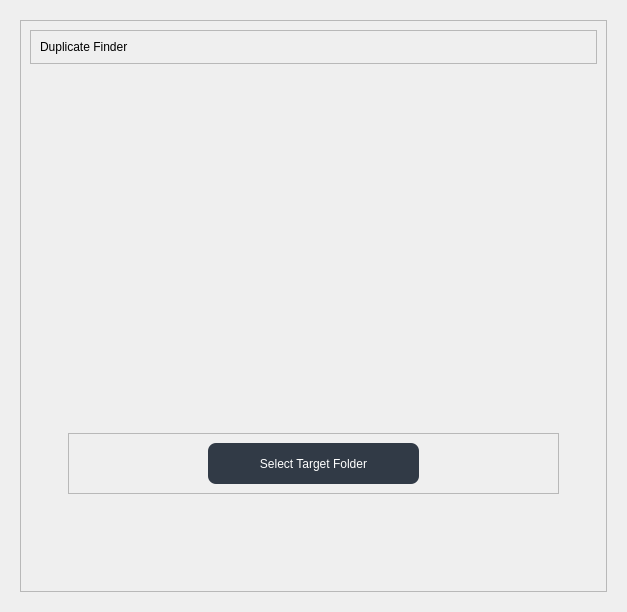
         <widget class="QWidget" name="dupFinderpg">
          <layout class="QGridLayout" name="gridLayout_19">
           <item row="0" column="0">
            <widget class="QWidget" name="widget_7" native="true">
             <layout class="QGridLayout" name="gridLayout_10">
              <item row="0" column="0">
               <widget class="QFrame" name="frame_3">
                <property name="frameShape">
                 <enum>QFrame::StyledPanel</enum>
                </property>
                <property name="frameShadow">
                 <enum>QFrame::Raised</enum>
                </property>
                <layout class="QGridLayout" name="gridLayout_11">
                 <item row="0" column="0">
                  <layout class="QVBoxLayout" name="verticalLayout_9">
                   <property name="spacing">
                    <number>0</number>
                   </property>
                   <property name="topMargin">
                    <number>0</number>
                   </property>
                   <property name="bottomMargin">
                    <number>50</number>
                   </property>
                   <item>
                    <widget class="QFrame" name="frame_10">
                     <property name="frameShape">
                      <enum>QFrame::StyledPanel</enum>
                     </property>
                     <property name="frameShadow">
                      <enum>QFrame::Raised</enum>
                     </property>
                     <layout class="QGridLayout" name="gridLayout_14">
                      <item row="0" column="0">
                       <widget class="QLabel" name="label_16">
                        <property name="styleSheet">
                         <string notr="true">font: 75 20pt &quot;MS Shell Dlg 2&quot;;</string>
                        </property>
                        <property name="text">
                         <string>Duplicate Finder</string>
                        </property>
                       </widget>
                      </item>
                     </layout>
                    </widget>
                   </item>
                   <item>
                    <spacer name="verticalSpacer_7">
                     <property name="orientation">
                      <enum>Qt::Vertical</enum>
                     </property>
                     <property name="sizeHint" stdset="0">
                      <size>
                       <width>17</width>
                       <height>28</height>
                      </size>
                     </property>
                    </spacer>
                   </item>
                   <item>
                    <layout class="QHBoxLayout" name="horizontalLayout_9">
                     <item>
                      <spacer name="horizontalSpacer_6">
                       <property name="orientation">
                        <enum>Qt::Horizontal</enum>
                       </property>
                       <property name="sizeHint" stdset="0">
                        <size>
                         <width>28</width>
                         <height>20</height>
                        </size>
                       </property>
                      </spacer>
                     </item>
                     <item>
                      <layout class="QVBoxLayout" name="verticalLayout_8">
                       <item>
                        <widget class="QLabel" name="label_9">
                         <property name="minimumSize">
                          <size>
                           <width>501</width>
                           <height>341</height>
                          </size>
                         </property>
                         <property name="maximumSize">
                          <size>
                           <width>501</width>
                           <height>341</height>
                          </size>
                         </property>
                         <property name="text">
                          <string/>
                         </property>
                         <property name="pixmap">
                          <pixmap resource="sidebarresource.qrc">:/newPrefix/icons/duplicate finder.png</pixmap>
                         </property>
                         <property name="scaledContents">
                          <bool>true</bool>
                         </property>
                        </widget>
                       </item>
                       <item>
                        <layout class="QVBoxLayout" name="verticalLayout_12">
                         <property name="leftMargin">
                          <number>10</number>
                         </property>
                         <property name="rightMargin">
                          <number>0</number>
                         </property>
                         <property name="bottomMargin">
                          <number>0</number>
                         </property>
                         <item>
                          <widget class="QFrame" name="frame_13">
                           <property name="frameShape">
                            <enum>QFrame::StyledPanel</enum>
                           </property>
                           <property name="frameShadow">
                            <enum>QFrame::Raised</enum>
                           </property>
                           <layout class="QGridLayout" name="gridLayout_18">
                            <item row="0" column="0">
                             <layout class="QHBoxLayout" name="horizontalLayout_10">
                              <item>
                               <spacer name="horizontalSpacer_7">
                                <property name="orientation">
                                 <enum>Qt::Horizontal</enum>
                                </property>
                                <property name="sizeHint" stdset="0">
                                 <size>
                                  <width>40</width>
                                  <height>20</height>
                                 </size>
                                </property>
                               </spacer>
                              </item>
                              <item>
                               <widget class="QPushButton" name="pushButton_4">
                                <property name="minimumSize">
                                 <size>
                                  <width>211</width>
                                  <height>41</height>
                                 </size>
                                </property>
                                <property name="maximumSize">
                                 <size>
                                  <width>211</width>
                                  <height>41</height>
                                 </size>
                                </property>
                                <property name="cursor">
                                 <cursorShape>PointingHandCursor</cursorShape>
                                </property>
                                <property name="styleSheet">
                                 <string notr="true">QPushButton{
border-radius: 8px;
font: 11pt &quot;MS Shell Dlg 2&quot;;
color: rgb(255, 255, 255);
background-color: rgb(49, 58, 70);}

QPushButton:hover{
	background-color: rgb(85, 170, 255);
	
	color: rgb(255, 255, 255);;

}</string>
                                </property>
                                <property name="text">
                                 <string>Select Target Folder</string>
                                </property>
                               </widget>
                              </item>
                              <item>
                               <spacer name="horizontalSpacer_8">
                                <property name="orientation">
                                 <enum>Qt::Horizontal</enum>
                                </property>
                                <property name="sizeHint" stdset="0">
                                 <size>
                                  <width>40</width>
                                  <height>20</height>
                                 </size>
                                </property>
                               </spacer>
                              </item>
                             </layout>
                            </item>
                           </layout>
                          </widget>
                         </item>
                        </layout>
                       </item>
                      </layout>
                     </item>
                     <item>
                      <spacer name="horizontalSpacer_5">
                       <property name="orientation">
                        <enum>Qt::Horizontal</enum>
                       </property>
                       <property name="sizeHint" stdset="0">
                        <size>
                         <width>38</width>
                         <height>20</height>
                        </size>
                       </property>
                      </spacer>
                     </item>
                    </layout>
                   </item>
                   <item>
                    <spacer name="verticalSpacer_8">
                     <property name="orientation">
                      <enum>Qt::Vertical</enum>
                     </property>
                     <property name="sizeHint" stdset="0">
                      <size>
                       <width>17</width>
                       <height>38</height>
                      </size>
                     </property>
                    </spacer>
                   </item>
                  </layout>
                 </item>
                </layout>
               </widget>
              </item>
             </layout>
            </widget>
           </item>
          </layout>
         </widget>
